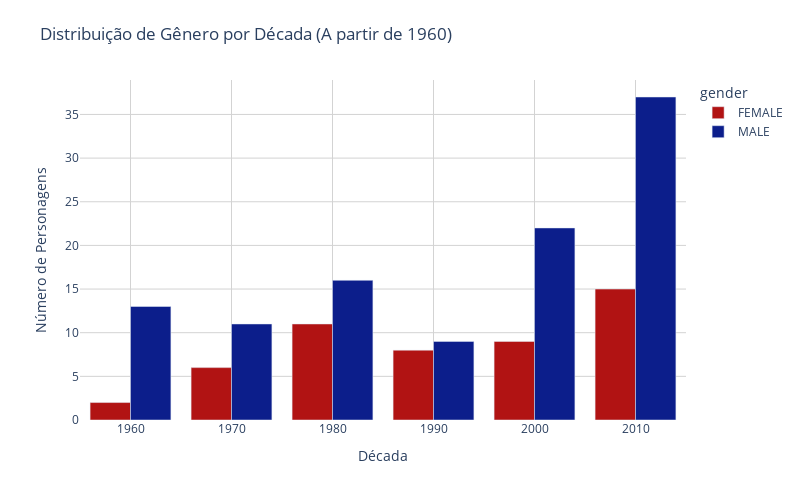

Write notebook code for a chart like this one.
### Markdown cell above
### 3.6 Evolução da Distribuição de Gênero por Década

### Code cell
# Criar coluna de década
df['decade'] = (df['year'] // 10) * 10

# Filtrar apenas décadas a partir de 1960 e remover nulos
df_gender_decade = df[['gender', 'decade']].dropna()
df_gender_decade = df_gender_decade[df_gender_decade['decade'] >= 1960]

# Contar personagens por década e gênero
gender_by_decade = df_gender_decade.groupby(['decade', 'gender']).size().reset_index(name='count')

# Gráfico de barras
fig = px.bar(
    gender_by_decade,
    x='decade',
    y='count',
    color='gender',
    barmode='group',
    title='Distribuição de Gênero por Década (A partir de 1960)',
    labels={'decade': 'Década', 'count': 'Número de Personagens'},
    color_discrete_sequence=avengers_palette
)

# Layout visual
fig.update_layout(
    plot_bgcolor='white',
    paper_bgcolor='white',
    xaxis=dict(showgrid=True, gridcolor='lightgrey'),
    yaxis=dict(showgrid=True, gridcolor='lightgrey'),
    margin=dict(t=80),
    height=500,
    width=800
)

fig.show()


# Salvando o gráfico como uma imagem PNG
fig.write_image('C:/Users/Rubeus/Documents/tcc/images/fig_7.png', width=1200, height=700, scale=3)

### Figure 1 — Plotly figure (JSON) as saved in the notebook; plotly's stock layout.template omitted (floating-point values rounded to 4 significant figures)
{"data": [{"alignmentgroup": "True", "hovertemplate": "gender=FEMALE<br>Década=%{x}<br>Número de Personagens=%{y}<extra></extra>", "legendgroup": "FEMALE", "marker": {"color": "#b11313", "pattern": {"shape": ""}}, "name": "FEMALE", "offsetgroup": "FEMALE", "orientation": "v", "showlegend": true, "textposition": "auto", "type": "bar", "x": [1960, 1970, 1980, 1990, 2000, 2010], "xaxis": "x", "y": [2, 6, 11, 8, 9, 15], "yaxis": "y"}, {"alignmentgroup": "True", "hovertemplate": "gender=MALE<br>Década=%{x}<br>Número de Personagens=%{y}<extra></extra>", "legendgroup": "MALE", "marker": {"color": "#0c1e8b", "pattern": {"shape": ""}}, "name": "MALE", "offsetgroup": "MALE", "orientation": "v", "showlegend": true, "textposition": "auto", "type": "bar", "x": [1960, 1970, 1980, 1990, 2000, 2010], "xaxis": "x", "y": [13, 11, 16, 9, 22, 37], "yaxis": "y"}], "layout": {"barmode": "group", "height": 500, "legend": {"title": {"text": "gender"}, "tracegroupgap": 0}, "margin": {"t": 80}, "paper_bgcolor": "white", "plot_bgcolor": "white", "title": {"text": "Distribuição de Gênero por Década (A partir de 1960)"}, "width": 800, "xaxis": {"anchor": "y", "autorange": true, "domain": [0, 1], "gridcolor": "lightgrey", "range": [1955, 2015], "showgrid": true, "title": {"text": "Década"}, "type": "linear"}, "yaxis": {"anchor": "x", "autorange": true, "domain": [0, 1], "gridcolor": "lightgrey", "range": [0, 38.95], "showgrid": true, "title": {"text": "Número de Personagens"}, "type": "linear"}}}
